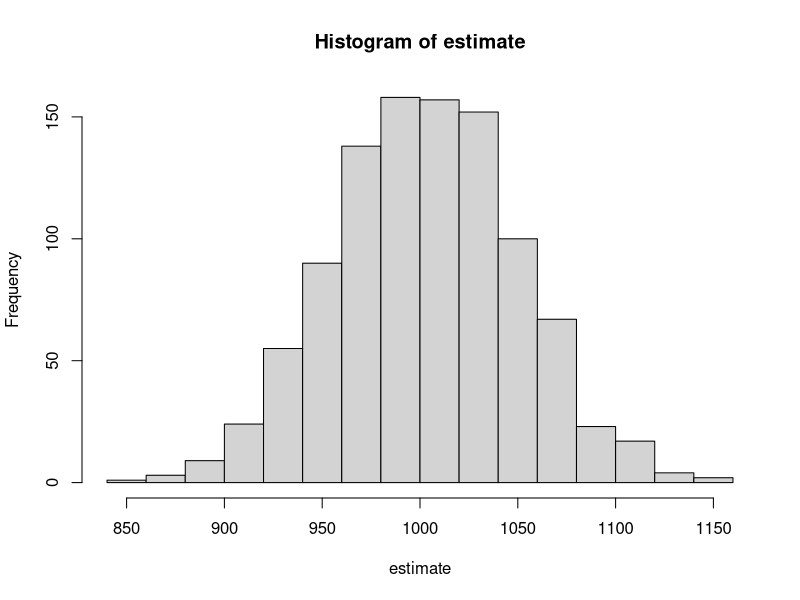
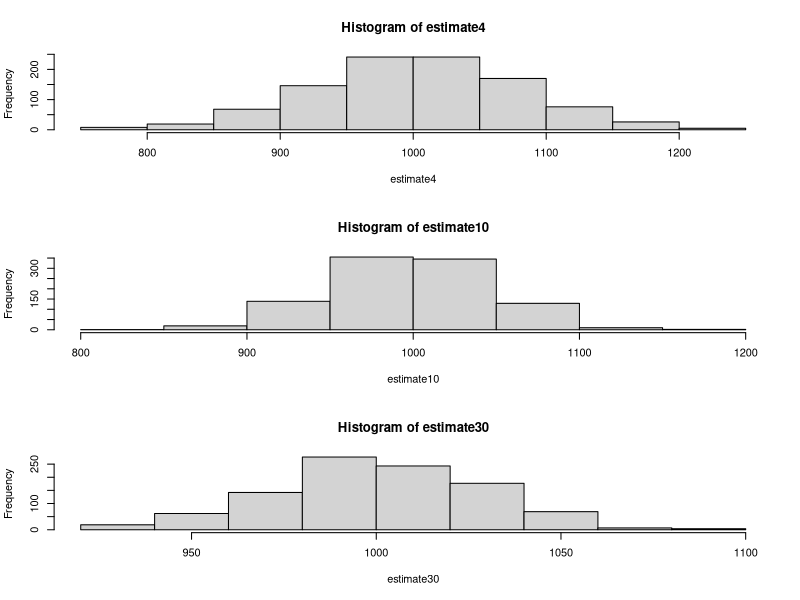
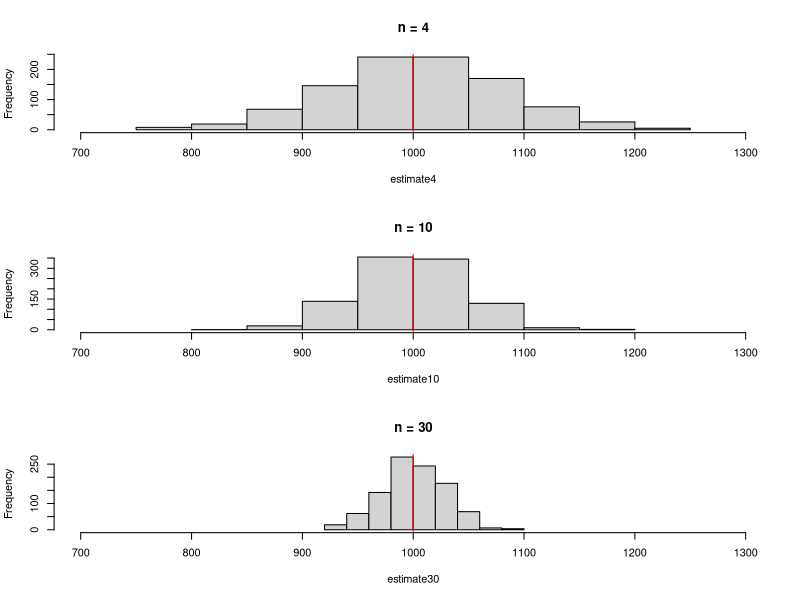
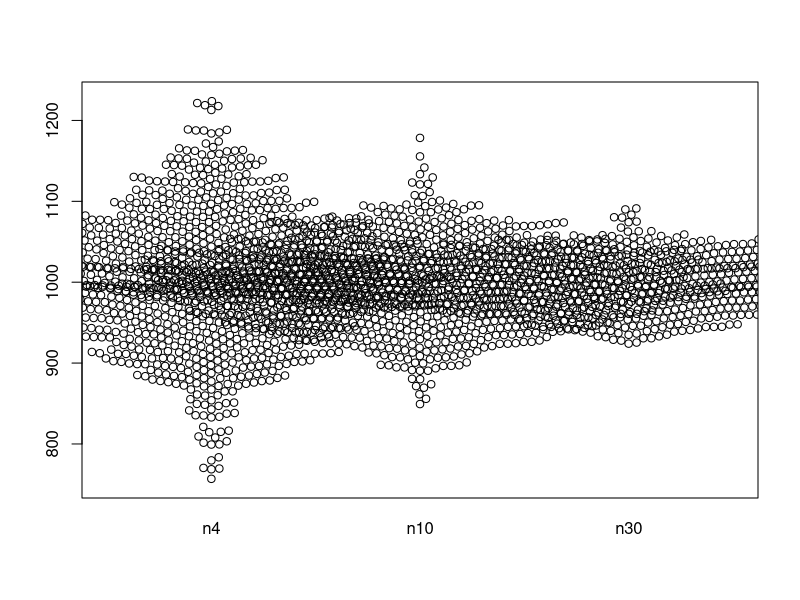
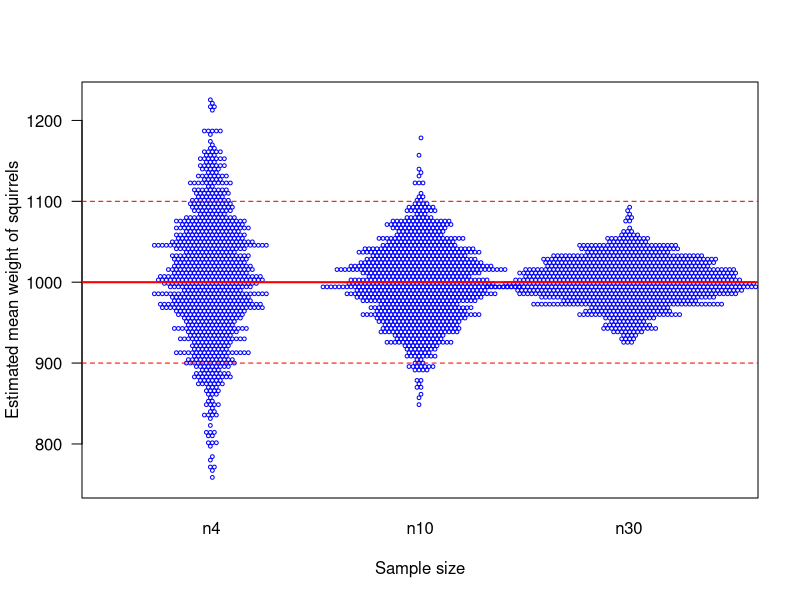

R code for these plots, in order:

# A common question is "How big should my sample be?". There's no simple answer,
#   but simulations can help you to decide.

# Earlier in the workshop, we simulated data for squirrel weights with sample size n = 10.
# What would happen if we used a smaller sample, or a bigger sample?
#   How good would our estimates be?

# The biological model
# ====================
# We will assume that squirrel weights are normally distributed, with mean
mu <- 1000  # grams, and standard deviation
sigma <- 150

# The observation model
# =====================
# We will assume that our sampling method gives a representative, random sample from
#   the population of squirrels. Then we can use 'rnorm()' to generate samples.
n <- 10  # sample size, we'll try different values later
( x <- rnorm(n, mu, sigma) )  # Produces a different sample each time we run it.

# Generating many samples and many estimates
# ==========================================
# We saw with the plastic chips that each person got a different estimate of the population
#   mean. Let's do 1000 samples and look at the distribution of the estimates.
# For that we need a loop in R.

B <- 1000  # The number of samples to generate
estimate <- numeric(B)  # Create a store to hold all the estimates.

for(b in 1:B)  {
  x <- rnorm(n, mu, sigma)
  estimate[b] <- mean(x)
}

head(estimate)  # Look at the first 6 values
hist(estimate)  # Display all 1000

# Check the mean of the estimates
mean(estimate)
  # if our method is unbiased, this should be close to the true value.
  
# Try different sample sizes
# ==========================
B <- 1000  # The number of samples to generate

# Sample size n = 4
estimate4 <- numeric(B)  # Create a store to hold all the estimates.
for(b in 1:B)  {
  x <- rnorm(4, mu, sigma)
  estimate4[b] <- mean(x)
}

# Sample size n = 10
estimate10 <- numeric(B)  # Create a store to hold all the estimates.
for(b in 1:B)  {
  x <- rnorm(10, mu, sigma)
  estimate10[b] <- mean(x)
}

# Sample size n = 30
estimate30 <- numeric(B)  # Create a store to hold all the estimates.
for(b in 1:B)  {
  x <- rnorm(30, mu, sigma)
  estimate30[b] <- mean(x)
}

# Check for bias
mean(estimate4)
mean(estimate10)
mean(estimate30)

# Compare the estimates
# =====================

# Method 1: look at histograms
# ----------------------------
par(mfrow = c(3, 1))  # Put 3 histograms into the same plot
hist(estimate4)
hist(estimate10)
hist(estimate30)

# For comparison, give them all the same scale on the x axis (and proper titles)
#  and add the true value
hist(estimate4, xlim=c(700, 1300), main="n = 4")
abline(v = mu, col='red')
hist(estimate10, xlim=c(700, 1300), main="n = 10")
abline(v = mu, col='red')
hist(estimate30, xlim=c(700, 1300), main="n = 30")
abline(v = mu, col='red')
par(mfrow = c(1, 1))  # Change back to a single plot when we have finished.

# Method 2: Calculate errors
# --------------------------
# Since we know the true value, we can calculate the errors, and summarise these as
#   Root Mean Square Error (RMSE)
sqrt(mean((estimate4 - mu)^2))
sqrt(mean((estimate10 - mu)^2))
sqrt(mean((estimate30 - mu)^2))

# Method 3: Beeswarm plots
# ------------------------
library(beeswarm)
# The beeswarm function needs a data frame as its input
df <- data.frame(n4 = estimate4, n10 = estimate10, n30 = estimate30)
beeswarm(df)
# Ok... now let's make that prettier
beeswarm(df, method='hex', cex=0.5, col='blue', las=1,
  xlab="Sample size", ylab="Estimated mean weight of squirrels")
# Add a horizontal line with the true value:
abline(h = mu, col='red', lwd=2)

# Decisions, decisions!
# =====================
# How accurate do you need to be?
# Suppose we wanted to be within 100g of the true value, ie, between 900 and 1100g

# Add these to the beeswarm plot:
abline(h = c(900, 1100), col='red', lty=2)

# What's the probability that we will get an estimate with an error greater than 100g?
mean(abs(estimate4 - mu) > 100)
mean(abs(estimate10 - mu) > 100)
mean(abs(estimate30 - mu) > 100)

# How robust is your decision?
# ============================
# Try running the code above with different values of mu and sigma:
#  1. How would your decision be affected if mu = 1200g instead of 1000?
#  2. How would your decision be affected if sigma = 75g instead of 150?